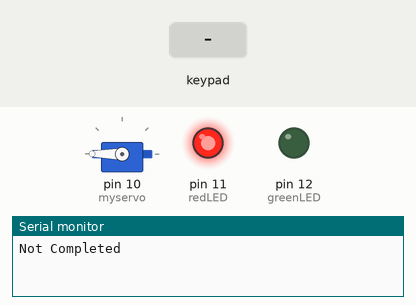
The sketch below on a simulated Arduino Uno, built with avr-gcc and run on an emulated ATmega328P. On the bench: servo, output pins drawn as LEDs (lit = HIGH), the last lines printed to the serial monitor. The inputs (shaded band) are chosen by the test bench.

Above: at 1.2 s.
1.3 s: keypad keys 8 2 6 4 pressed 0.4 s apart
At 2.8 s:
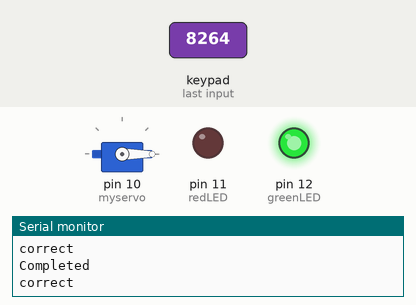
7.4 s: keypad keys 8 2 6 4 # pressed 0.4 s apart
At 10.0 s:
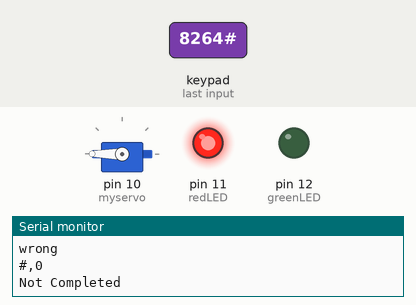
12.4 s: keypad keys 8 2 6 4 * pressed 0.4 s apart
At 13.85 s:
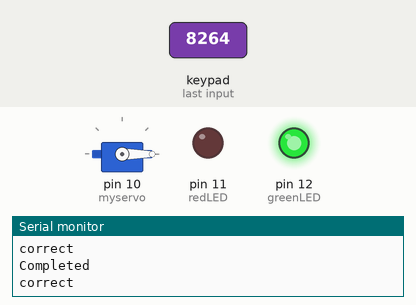
Timing chart, 0 to 15.6 s (numbered marks = the images above; inputs shaded):
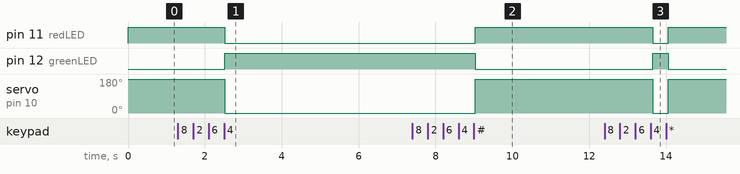

Measured:
- after the input at 1.3 s, pin 11 (redLED): HIGH → LOW after 1.2 s; pin 12 (greenLED): LOW → HIGH after 1.2 s; servo on pin 10 (myservo): 180° → 0° after 1.2 s
- after the input at 7.4 s, pin 11 (redLED): LOW → HIGH after 1.6 s; pin 12 (greenLED): HIGH → LOW after 1.6 s; servo on pin 10 (myservo): 0° → 180° after 1.6 s
- after the input at 12.4 s, pin 11 (redLED): HIGH → LOW after 1.3 s, → HIGH 0.40 s later; pin 12 (greenLED): LOW → HIGH after 1.3 s, → LOW 0.40 s later; servo on pin 10 (myservo): 180° → 0° after 1.3 s, → 180° 0.40 s later

The sketch:

keypadCode2.ino
```cpp
/*
 * Original sourse: https://playground.arduino.cc/Code/Keypad
 * This is the Arduino code for 4x4 keypad.
 * watch the video for details and demo http://youtu.be/qIDzzG2LUtg
 *  *
 * Written by Ahmad Nejrabi for Robojax Video channel www.Robojax.com
 * Date: Dec 18, 2017, in Ajax, Ontario, Canada
 * Permission granted to share this code given that this
 * note is kept with the code.
 * Disclaimer: this code is "AS IS" and for educational purpose only.
 * this code has been downloaded from http://robojax.com/learn/arduino/
 *
 */
/* @file HelloKeypad.pde
|| @version 1.0
|| @author Alexander Brevig
|| @contact alexanderbrevig@gmail.com
||
|| @description
|| | Demonstrates the simplest use of the matrix Keypad library.
|| #
*/
#include <Keypad.h>
#include <Servo.h>

Servo myservo;  // create servo object to control a servo

int correct = false;
char* answer = "8264";
int position = 0;
int redLED = 11; //The red LED is connected to pin 11

int greenLED = 12; //The green LED is connected to pin 12


const byte ROWS = 4; //four rows
const byte COLS = 4; //three columns
char keys[ROWS][COLS] = {
  {'1','2','3','A'},
  {'4','5','6','B'},
  {'7','8','9','C'},
  {'*','0','#','D'}
};

byte rowPins[ROWS] = {2, 3, 4, 5}; //connect to the row pinouts of the keypad
byte colPins[COLS] = {6,7,8,9}; //connect to the column pinouts of the keypad

Keypad keypad = Keypad( makeKeymap(keys), rowPins, colPins, ROWS, COLS );

void setup(){
  Serial.begin(9600);
  myservo.attach(10);  // attaches the servo on pin 9 to the servo object
  setLocked(true);
  pinMode(redLED, OUTPUT);
  pinMode(greenLED, OUTPUT);
}

void loop(){
  char key = keypad.getKey();

   if (key){
    Serial.print(key);
    Serial.print(',');
    Serial.println(position);

   }

   if (key == '*' || key == '#'){
      position = 0;
      setLocked(true);
    }

   if (key == answer[position]){
      position ++;
      Serial.println("correct");

    } else if(key == '1'|| key == '2' || key == '3'|| key == '4' || key == '5'|| key == '6' || key == '7'|| key == '8' || key == '9') {

       position = 0;
       Serial.println("wrong");
    }


   if (position == 4){
      setLocked(false);
    }

  delay(100);
}

void setLocked(int locked){
  if (locked){
    myservo.write(180); //and the servo should turn to a 90 degree position.
    digitalWrite(redLED, HIGH);    // turn the LED off by making the voltage HIGH
    digitalWrite(greenLED, LOW);    // turn the LED off by making the voltage LOW
    Serial.println("Not Completed");
} else {
    myservo.write(0); //..and the servo should turn to a 0 degree position.
    digitalWrite(redLED, LOW);    // turn the LED off by making the voltage HIGH
    digitalWrite(greenLED, HIGH);    // turn the LED off by making the voltage LOW
    Serial.println("Completed");
  }
}
```
